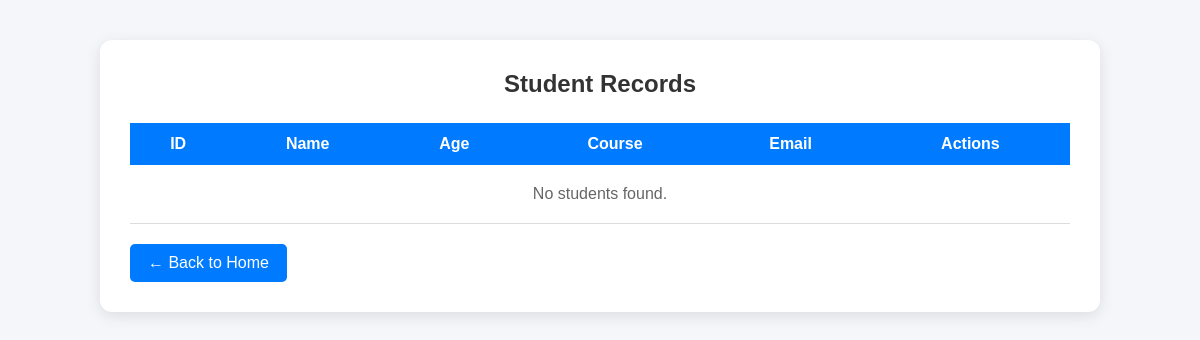
Before: /view with the older database file.
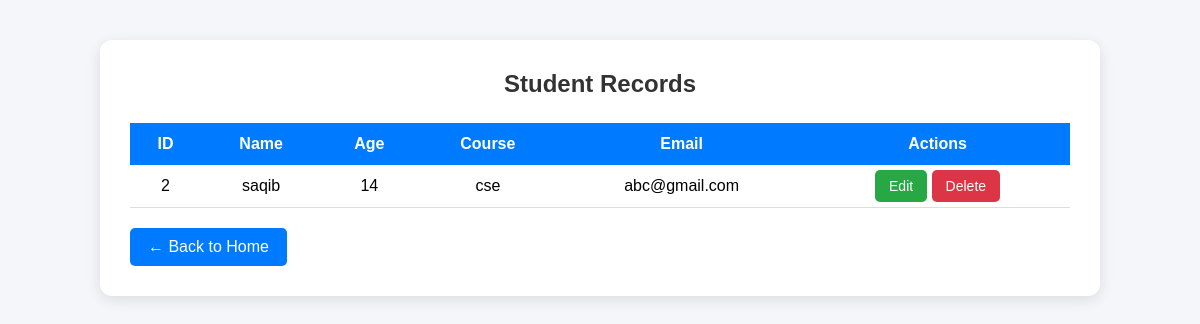
After: the same page with the newer database file.
### tables this page shows
CREATE TABLE students(
    id INTEGER PRIMARY KEY AUTOINCREMENT,
    name TEXT NOT NULL,
    age INTEGER,
    course TEXT,
    email TEXT
);

### app.py (the view)
@app.route('/view')
def view():
    conn = sqlite3.connect('students.db')
    cur = conn.cursor()
    cur.execute("SELECT * FROM students")
    students = cur.fetchall()
    conn.close()
    return render_template('view_students.html', students=students)

### templates/view_students.html (shortened to what this page needs)
<!DOCTYPE html>
<html lang="en">
<head>
</head>
<body>
<div class="container">
    <h2>Student Records</h2>
    <table>
        <tr>
            <th>ID</th>
            <th>Name</th>
            <th>Age</th>
            <th>Course</th>
            <th>Email</th>
            <th>Actions</th>
        </tr>
        {% if students %}
            {% for s in students %}
            <tr>
                <td>{{ s[0] }}</td>
                <td>{{ s[1] }}</td>
                <td>{{ s[2] }}</td>
                <td>{{ s[3] }}</td>
                <td>{{ s[4] }}</td>
                <td>
                    <a href="/update/{{ s[0] }}" class="btn edit">Edit</a>
                    <a href="/delete/{{ s[0] }}" class="btn delete"
                       onclick="return confirm('Are you sure you want to delete this student?');">
                       Delete
                    </a>
                </td>
            </tr>
            {% endfor %}
        {% else %}
            <tr>
                <td colspan="6" class="empty">
                    No students found.
                </td>
            </tr>
        {% endif %}
    </table>
    <a href="/" class="home-btn">← Back to Home</a>
</div>
</body>
</html>

### templates/view_students.html (style rules this page uses)
* { margin:0; padding:0; box-sizing:border-box; font-family: Arial, sans-serif; }
body { background:#f4f6f9; padding:40px; }
.container { max-width:1000px; margin:auto; background:#fff; padding:30px; border-radius:12px; box-shadow:0 4px 15px rgba(0,0,0,0.1); }
h2 { text-align:center; margin-bottom:25px; color:#333; }
table { width:100%; border-collapse:collapse; }
th { background:#007bff; color:white; padding:12px; }
td { padding:12px; text-align:center; border-bottom:1px solid #ddd; }
.btn { text-decoration:none; padding:8px 14px; border-radius:5px; color:white; font-size:14px; }
.edit { background:#28a745; }
.delete { background:#dc3545; }
.home-btn { display:inline-block; margin-top:20px; background:#007bff; color:white; padding:10px 18px; text-decoration:none; border-radius:5px; }

Changed rows visible on the page:
added students: id "2", name "saqib", age "14", course "cse", email "abc@gmail.com"
Other visible differences:
text no longer shown: "No students found."
